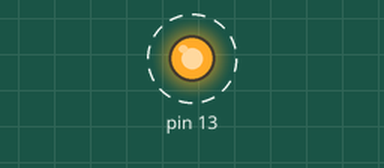
This sketch was run on a simulated Arduino Uno, built with avr-gcc and run on an emulated ATmega328P. Shown: output pins drawn as LEDs (lit = HIGH). Dashed ring = blinking. What the sketch prints to the serial monitor is not drawn.

Above: at 0.5 s.
Timing chart, 0 to 4.6 s (numbered marks = the images above):
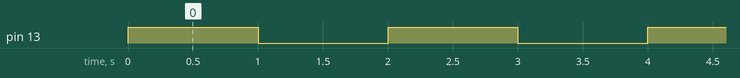

Measured:
- by itself, pin 13: alternates HIGH for 1.0 s and LOW for 1.0 s

The sketch:

Arduino_Ex1.ino
```cpp
int count; //int의 정수형 변수 선언
int amout = 5; //변수 선언과 초기화
float temperature = 23.5; //실수형
bool isOn = false; // True or False 형태의 불형변수
char character = '?';
String message = "안녕하세요! 저는 최승현입니다.";

void setup() {     //아두이노가 실행되면 최초 한번 실행
  // put your setup code here, to run once:
  pinMode(13, OUTPUT); //13번 핀을 출력모드로 사용

  Serial.begin(9600);
  Serial.println(message);
  count = 0;
}

void loop() {
  // put your main code here, to run repeatedly:
  digitalWrite(13, HIGH); //13번을 디지털신호로 1을 쓴다.
  delay(1000); //1000ms = 1초
  digitalWrite(13, LOW); //13번핀에 0 신호 입력
  delay(1000);

  Serial.println(count);
  count = count + 1; // +,-,*,/ = 사친연산, // : 몫 연산, % : 나머지 연산

  if(count > 5){
    Serial.println("갯수가 초과되었습니다.");
    // count = 0;
  }
  //count가 3보다 크고 5보다 자다면
  else if(count > 3 && count < 5){ // && = and 조건 연산자, || = or 조건 연산자
  // == 는 비교 연산자 != :
    Serial.println("특정 조건입니다.");
  }
  else if(count > 10 || count < 0){
    Serial.println("count는 10보다 크거나 0보다 작습니다.");
  }
  else if(count > 20 || count < 0){
    Serial.println("count는 10보다 크거나 0보다 작습니다.");
  }
  else{
    Serial.println("정상");
  }
}
```
